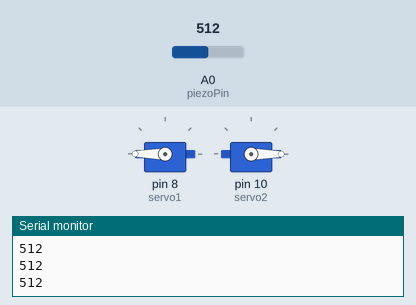
The sketch below on a simulated Arduino Uno, built with avr-gcc and run on an emulated ATmega328P. Parts: 2 × servo, the last lines printed to the serial monitor. Inputs (shaded band) come from the test bench; at power-on: A0 (piezoPin) = 512.

Above: at 2.2 s.
2.3 s: A0 (piezoPin) set to 528
At 3.4 s:
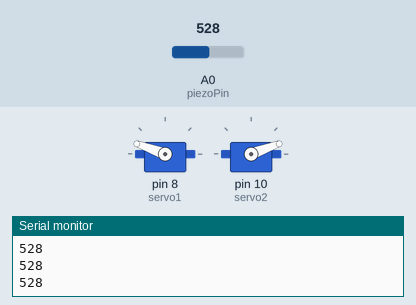
4.0 s: A0 (piezoPin) set to 511
At 4.5 s:
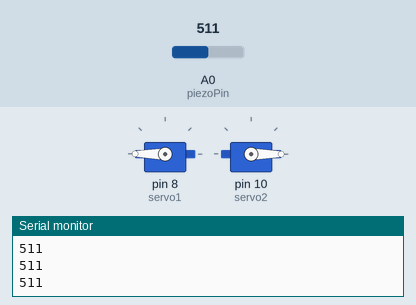
5.5 s: A0 (piezoPin) set to 716
At 6.6 s:
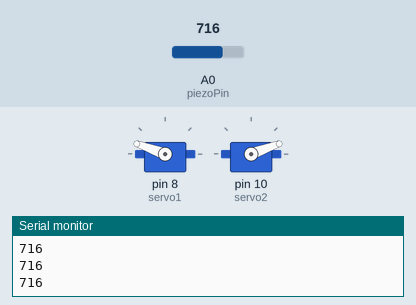
Timing chart, 0 to 13.2 s (numbered marks = the images above; inputs shaded):
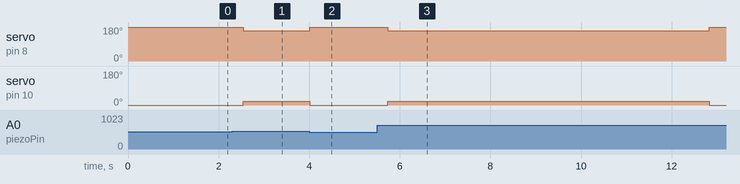

The sketch:

detection_v1.ino
```cpp
#include <Servo.h>

Servo servo1, servo2, servo3, servo4, servo5;
int piezoPin = 0, range = 50, sensor = 0, pos = 0, pulse = 0, previous = 0, counter = 0, timer = 0;

void setup() {
  Serial.begin(9600);
  // regular servo
  servo1.attach(8);
  // upside-down servo
  servo2.attach(10);
  // regular servo initial position
  servo1.write(180);
  // upside-down servo initial position
  servo2.write(0);
  previous = analogRead(piezoPin);
  delay(1000);
}

void loop() {
  pulse = analogRead(piezoPin);
  Serial.println(pulse);
  if (pulse - previous > 4) {
    counter++;
    if (counter == 10 && timer <= 0) {
      counter = 0;
      timer = 40;

      // curl fingers
      servo1.write(160);
      servo2.write(20);

      int stopwatch = 0;
      while (pulse - previous > 4) {
        delay(25);
        stopwatch += 25;
        pulse = analogRead(piezoPin);
        Serial.println(pulse);
        if (stopwatch > 7000){
          break;
        }
      }
      previous = pulse;

      //uncurl
      servo1.write(180);
      servo2.write(0);
    }
    timer--;
  } else {
    counter = 0;
    timer--;
    previous = pulse;
  }
  delay(25);
}
```

Measured:
- the behaviour switches between 516 and 517 on A0 (piezoPin) (found by bisection; images 0 and 1)
- after the input at 2.3 s, servo on pin 8 (servo1): 180° → 160° after 0.24 s; servo on pin 10 (servo2): 0° → 20° after 0.24 s
- after the input at 4.0 s, servo on pin 8 (servo1): 160° → 180° at once; servo on pin 10 (servo2): 20° → 0° at once
- after the input at 5.5 s, servo on pin 8 (servo1): 180° → 160° after 0.23 s, → 180° 7.1 s later; servo on pin 10 (servo2): 0° → 20° after 0.23 s, → 0° 7.1 s later
